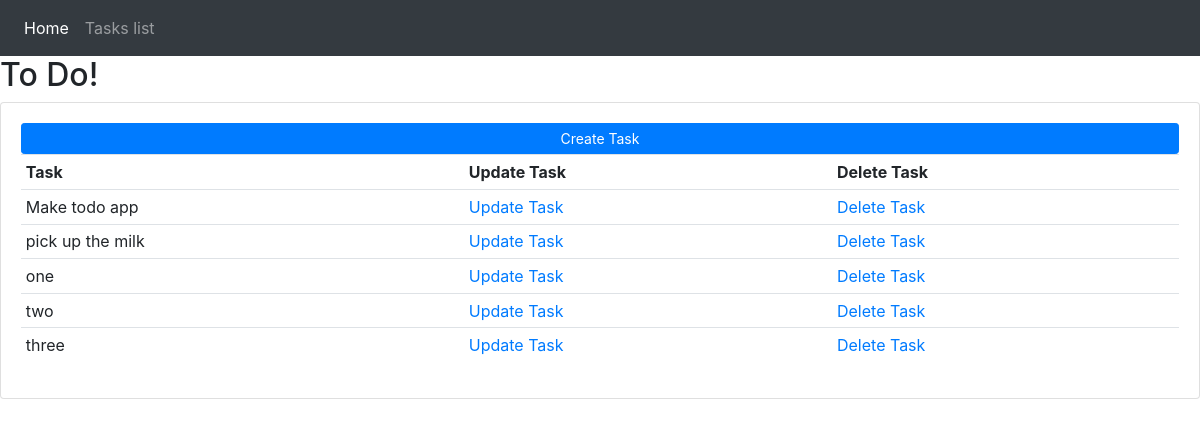
Page /tasks/ on the earlier database version.
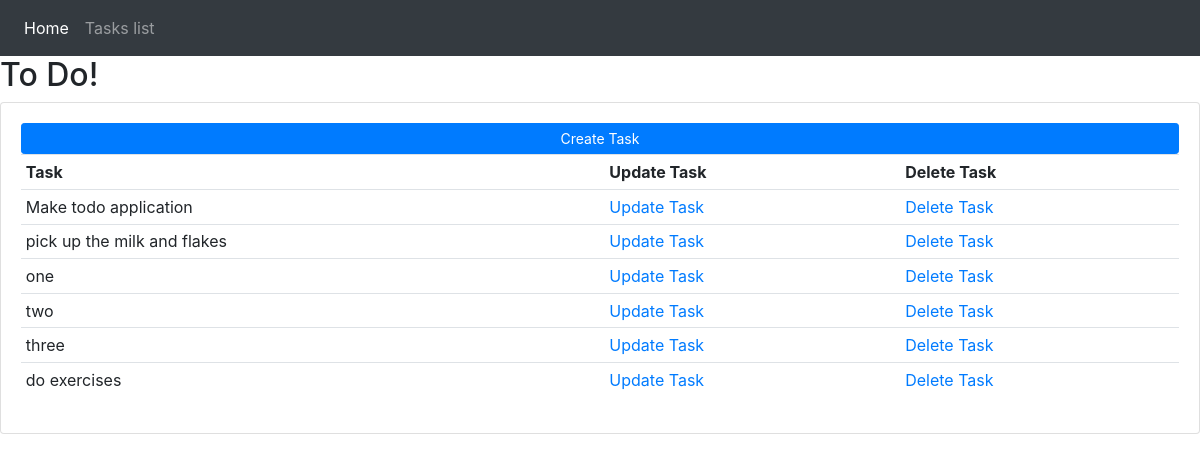
Same page on the later database version.
### tasks/models.py (models this page shows, shortened)
class Task(models.Model):
    title = models.CharField(max_length=200)
    date = models.DateTimeField(auto_now_add=True)
    complete = models.BooleanField(default=False)

### tasks/views.py (the view)
# urls.py: path('tasks/', views.tasks_list, name='tasks-activity'),
def tasks_list(request):
    tasks = Task.objects.all()
    context = {'tasks': tasks}
    return render(request, 'tasks/activity.html', context)

### tasks/templates/tasks/activity.html
{% extends "tasks/base.html" %}
{% block content %}
    <h2>
        To Do!
    </h2>
        <div class="card card-body">
            <a class="btn btn-primary btn-sm btn-block" href="{% url 'task-create' %}">Create Task</a>
            <table class="table table-sm">
                <tr>
                    <th>Task</th>
                    <th>Update Task</th>
                    <th>Delete Task</th>
                </tr>
            {% for task in tasks %}
                <tr>
                    {% if task.complete == True %}
                        <td><strike>{{task.title}}</strike></td>
                    {% else %}
                        <td>{{task.title}}</td>
                    {% endif %}
                    <td><a href="{% url 'tasks-edit' task.id %}">Update Task</a></td>
                    <td><a href="{% url 'tasks-task-delete' task.id %}">Delete Task</a></td>
                </tr>
             {% endfor %}
            </table>
        </div>
{% endblock content %}

Differences in the rows shown:
changed Task: title "Make todo app" → "Make todo application"
changed Task: title "pick up the milk" → "pick up the milk and flakes"
added Task: title "do exercises"
